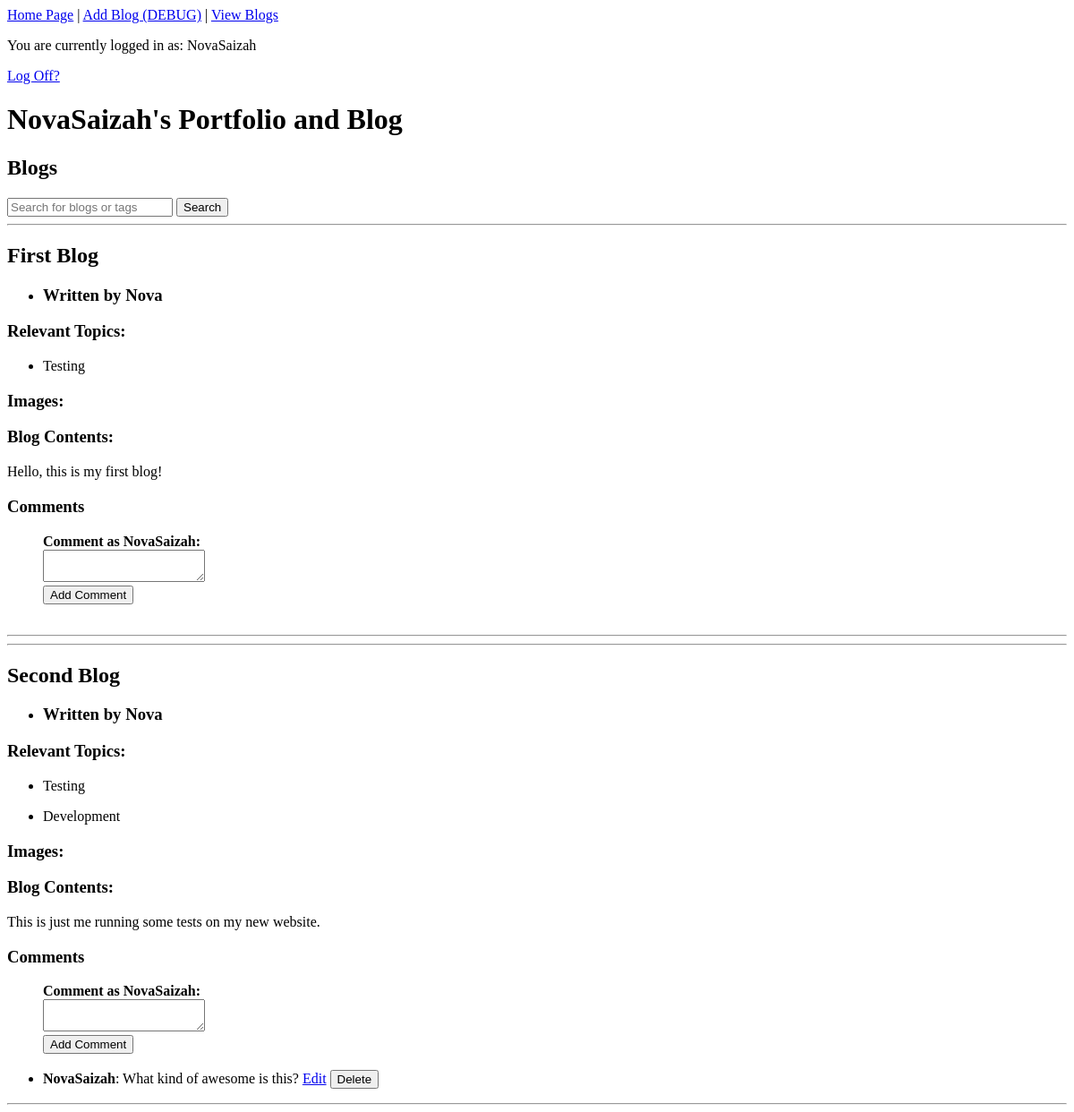
The page /blogs/view (signed in) on the database as committed earlier.
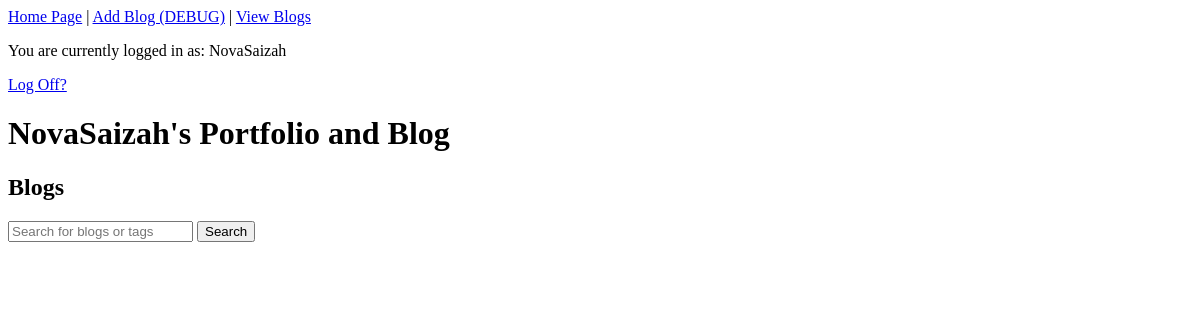
The same page on the database as committed later.
### app.py (models this page shows)
class Users(db.Model, UserMixin):
    id = db.Column(db.Integer, primary_key=True)
    Username = db.Column(db.String(100), unique=True, nullable=False)
    Password = db.Column(db.String(100), nullable= False)
    is_admin = db.Column(db.Boolean, default=False)
    comments = db.relationship('Comments', backref='user', lazy=True)

class Blogs(db.Model):
    BlogID = db.Column(db.Integer, primary_key=True)
    BlogName = db.Column(db.String(100), nullable=False)
    BlogContents = db.Column(db.String, nullable=False)
    categoryships = db.relationship('Categoryship', backref='blog', lazy=True)
    comments = db.relationship('Comments', backref='blog', lazy=True)
    image_paths = db.relationship('BlogImage', backref='blog', lazy=True)

class Categoryship(db.Model):
    CategoryshipID = db.Column(db.Integer, primary_key=True)
    BlogID = db.Column(db.Integer, db.ForeignKey('blogs.BlogID'), nullable=False)
    CategoryID = db.Column(db.Integer, db.ForeignKey('categories.CategoryID'), nullable=False)

class Categories(db.Model):
    CategoryID = db.Column(db.Integer, primary_key=True)
    CategoryName = db.Column(db.String(100), nullable=False)
    categoryships = db.relationship('Categoryship', backref='category', lazy=True)

class Comments(db.Model):
    CommentID = db.Column(db.Integer, primary_key=True)
    CommentContents = db.Column(db.Text, nullable=False)
    UserID = db.Column(db.Integer, db.ForeignKey('users.id'), nullable=False)
    BlogID = db.Column(db.Integer, db.ForeignKey('blogs.BlogID'), nullable=False)

### app.py (the view, shortened to what this page needs)
@app.route('/blogs/view', methods=['GET','POST'])
def blog_display():
    search_term = request.args.get('query', '').strip()
    edit_id = request.args.get('edit_id', type=int)
    blogs = Blogs.query.all()
    return render_template('blog_display.html', blogs=blogs, edit_id=edit_id)

### app.py (called while the page is built)
@login_manager.user_loader
def load_user(user_id):
    return Users.query.get(int(user_id))

### templates/blog_display.html (shortened to what this page needs)
{% extends "base.html" %}
{% block content %}
    <h2>Blogs</h2>
    <form method="GET" action="{{url_for('blog_display')}}">
        <input type="text" name="query" placeholder="Search for blogs or tags">
        <button type="Submit">Search</button>
    </form>
    {% if blogs %}
        {% for blog in blogs %}
            <section>
                <hr>
                <h2>
                    {{ blog.BlogName }}
                </h2>
                <ul>
                    <li><h3> Written by Nova </h3></li>
                </ul>
                <h3>Relevant Topics:</h3>
                {% for categoryship in blog.categoryships %}
                    <ul>
                        <li>{{ categoryship.category.CategoryName }}</li>
                    </ul>
                {% endfor %}
                <h3>Images:</h3>
                <h3>Blog Contents:</h3>
                <p>{{ blog.BlogContents }}</p>
                <h3>Comments</h3>
                <ul>
                    {% if current_user.is_authenticated %}
                        <form method="POST" action="{{url_for('blog_display', query=request.args.get('query'))}}">
                            <strong>Comment as {{ current_user.Username }}:</strong>
                            <br>
                            <textarea name="content" required></textarea>
                            <br>
                            <button type="submit">Add Comment</button>
                        </form>
                    {% else %}
                        <li>You must <a href="{{url_for('login')}}">login</a> to comment and see comments.</li>
                    {% endif %}
                    <br>
                {% for comment in blog.comments %}
                    {%if current_user.is_authenticated%}
                    <li>
                        <strong>{{ comment.user.Username }}</strong>:
                        {% if current_user.is_authenticated and comment.UserID == current_user.id %}
                            {% if edit_id == comment.CommentID %}
                                <form method="POST" action="{{ url_for('edit_comment', comment_id=comment.CommentID) }}">
                                    <textarea name="content">{{ comment.CommentContents }}</textarea>
                                    <button type="submit">Save</button>
                                    <a href="{{ url_for('blog_display', query=request.args.get('query')) }}">Cancel</a>
                                </form>
                            {% else %}
                                {{ comment.CommentContents }}
                                <a href="{{ url_for('blog_display', query=request.args.get('query'), edit_id=comment.CommentID) }}">Edit</a>
                            {% endif %}
                            {% if current_user.is_authenticated and (comment.UserID == current_user.id or current_user.IsAdmin) %}
                                <form method="POST" action="{{ url_for('delete_comment', comment_id=comment.CommentID) }}" style="display:inline;">
                                    <button type="submit">Delete</button>
                                </form>
                            {% else %}
                                {{ comment.CommentContents }}
                            {% endif %}
                        {% endif %}
                    {%endif%}
                    </li>
                {% endfor %}
                </ul>
                <hr>
            </section>
        {% endfor %}
    {% endif %}
{% endblock %}

### templates/base.html (shortened to what this page needs)
<!DOCTYPE html>
    <html lang="en">
        <head>
            <link rel="stylesheet" href="{{url_for('static', filename='style.css')}}">
        </head>
        <body>
            <header>
                <nav>
                    <a href="{{url_for('about_me')}}">Home Page</a> |
                    {% if current_user.is_authenticated and current_user.is_admin %}
                        <a href="{{ url_for('add_blog') }}">Add Blog (DEBUG)</a> |
                    {% endif %}
                    <a href="{{ url_for('blog_display') }}">View Blogs</a>
                </nav>
                {% if current_user.is_authenticated %}
                    <p>You are currently logged in as: {{current_user.Username}}</p>
                    <a href="{{ url_for('logout') }}">Log Off?</a>
                {% endif %}
                <h1>NovaSaizah's Portfolio and Blog</h1>
            </header>
            <main>
                {% block content %}{% endblock %}
            </main>
        </body>
    </html>

Rows that differ between the two databases and show on the page:
removed Blogs: BlogName "First Blog", BlogContents "Hello, this is my first blog!", {{ current_user.Username }} "NovaSaizah"
removed Categoryship: category.CategoryName "Testing", shown under "First Blog"
removed Blogs: BlogName "Second Blog", BlogContents "This is just me running some tests on my new website.", {{ current_user.Username }} "NovaSaizah"
removed Categoryship: category.CategoryName "Testing", shown under "Second Blog"
removed Categoryship: category.CategoryName "Development", shown under "Second Blog"
removed Comments: user.Username "NovaSaizah", CommentContents "What kind of awesome is this?"
